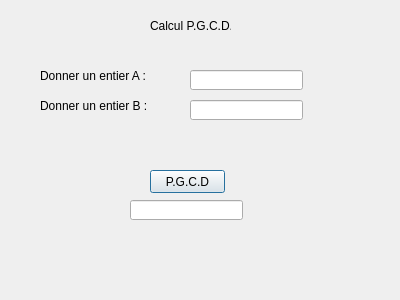
<?xml version="1.0" encoding="UTF-8"?>
<ui version="4.0">
 <class>Dialog</class>
 <widget class="QDialog" name="Dialog">
  <property name="geometry">
   <rect>
    <x>0</x>
    <y>0</y>
    <width>400</width>
    <height>300</height>
   </rect>
  </property>
  <property name="windowTitle">
   <string>Dialog</string>
  </property>
  <widget class="QLabel" name="label">
   <property name="geometry">
    <rect>
     <x>150</x>
     <y>10</y>
     <width>81</width>
     <height>31</height>
    </rect>
   </property>
   <property name="text">
    <string>Calcul P.G.C.D.</string>
   </property>
  </widget>
  <widget class="QLabel" name="label_3">
   <property name="geometry">
    <rect>
     <x>40</x>
     <y>60</y>
     <width>151</width>
     <height>31</height>
    </rect>
   </property>
   <property name="text">
    <string>Donner un entier A : </string>
   </property>
  </widget>
  <widget class="QLabel" name="label_4">
   <property name="geometry">
    <rect>
     <x>40</x>
     <y>90</y>
     <width>151</width>
     <height>31</height>
    </rect>
   </property>
   <property name="text">
    <string>Donner un entier B : </string>
   </property>
  </widget>
  <widget class="QPushButton" name="b1">
   <property name="geometry">
    <rect>
     <x>150</x>
     <y>170</y>
     <width>75</width>
     <height>23</height>
    </rect>
   </property>
   <property name="text">
    <string>P.G.C.D</string>
   </property>
  </widget>
  <widget class="QLineEdit" name="l1">
   <property name="geometry">
    <rect>
     <x>190</x>
     <y>70</y>
     <width>113</width>
     <height>20</height>
    </rect>
   </property>
  </widget>
  <widget class="QLineEdit" name="l2">
   <property name="geometry">
    <rect>
     <x>190</x>
     <y>100</y>
     <width>113</width>
     <height>20</height>
    </rect>
   </property>
  </widget>
  <widget class="QLineEdit" name="l3">
   <property name="geometry">
    <rect>
     <x>130</x>
     <y>200</y>
     <width>113</width>
     <height>20</height>
    </rect>
   </property>
  </widget>
 </widget>
 <resources/>
 <connections/>
</ui>
